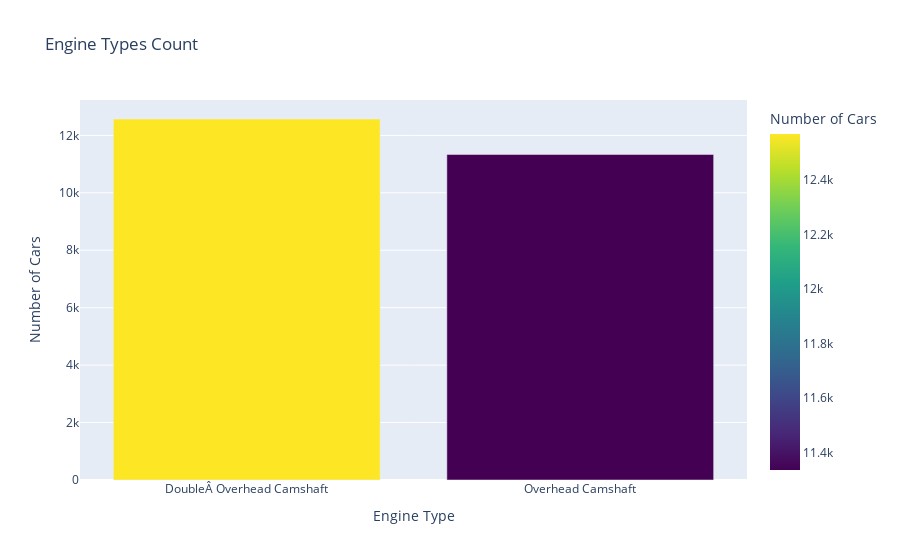

Notebook code for this chart:
### Code cell
# Create a DataFrame with the Engine counts
engine_counts = df['Engine'].value_counts().reset_index()
engine_counts.columns = ['Engine', 'Count']

# Plot the bar chart
fig = px.bar(engine_counts, x='Engine', y='Count', title="Engine Types Count",
            labels={'Engine': 'Engine Type', 'Count': 'Number of Cars'}, 
            color='Count', color_continuous_scale='Viridis')

# Show the plot
fig.show()

### Figure 1 — Plotly figure (JSON) as saved in the notebook; plotly's stock layout.template omitted (floating-point values rounded to 4 significant figures)
{"data": [{"alignmentgroup": "True", "hovertemplate": "Engine Type=%{x}<br>Number of Cars=%{marker.color}<extra></extra>", "legendgroup": "", "marker": {"color": [12570, 11335], "coloraxis": "coloraxis", "pattern": {"shape": ""}}, "name": "", "offsetgroup": "", "orientation": "v", "showlegend": false, "textposition": "auto", "type": "bar", "x": ["DoubleÂ Overhead Camshaft", "Overhead Camshaft"], "xaxis": "x", "y": [12570, 11335], "yaxis": "y"}], "layout": {"barmode": "relative", "coloraxis": {"colorbar": {"title": {"text": "Number of Cars"}}, "colorscale": [[0, "#440154"], [0.1111, "#482878"], [0.2222, "#3e4989"], [0.3333, "#31688e"], [0.4444, "#26828e"], [0.5556, "#1f9e89"], [0.6667, "#35b779"], [0.7778, "#6ece58"], [0.8889, "#b5de2b"], [1, "#fde725"]]}, "legend": {"tracegroupgap": 0}, "title": {"text": "Engine Types Count"}, "xaxis": {"anchor": "y", "domain": [0, 1], "title": {"text": "Engine Type"}}, "yaxis": {"anchor": "x", "domain": [0, 1], "title": {"text": "Number of Cars"}}}}
